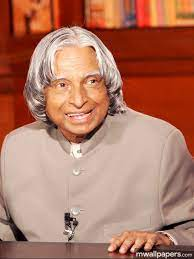
#> input picture Face-Motion-Detection/assets/face_img3_apj.jpg, 194 x 259 px, given in place of park.jpg, which was not available
$ python transformations.py
#> lines starting #> are read from the running program, lines starting #| are printed output that depends on the picture; pictures that were not available may be replaced by others from this repository, and a replacement may not be noted
""" Operations like translation, rotation, resize, rescale,
    changing resolutions, flip, crop """

# importing the libraries
import cv2 as cv
import numpy as np


# read the image
image = cv.imread('./assets/park.jpg')
#> image is the input picture: shape (259, 194, 3); mean B, G, R 101.1, 120.9, 177.3
# show the original image
cv.imshow('original', image)


""" TRANSLATION """
def translate(image, x, y):
    """
    translates the image on the (x,y) coordinate
    image: 2D image
    x: x coordinate
    y: y coordinate
    """
#> called with x = -100, y = -100
    # form a matrix using numpy with given x,y
    transMatrix = np.float32([[1, 0, x], [0, 1, y]])

    # get the dimensions
    dimensions = (image.shape[1], image.shape[0])
#> dimensions = (194, 259)

    # form the translated image from the dimensions and matrix
    return cv.warpAffine(image, transMatrix, dimensions)
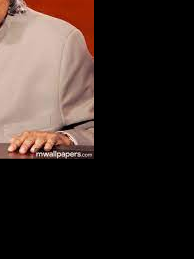
#> returned value: shape (259, 194, 3); mean of channels 0, 1, 2 36.3, 40.6, 52.8; drawn as B, G, R

""" -x --> Left, -y --> Up, x --> Right, y --> Down """
translated_image = translate(image, -100, -100)
cv.imshow("translated", translated_image)


""" ROTATION """
def rotate(image, angle, point=None):
    """
    rotate the given image to an angle from the rotational point
    image: given image
    angle: rotational angle
    point: rotational point
    """
#> called with angle = 120
    # get dimensions
    (height, width) = image.shape[:2]
#> height = 259; width = 194

    # if point not given get the centre point
    if point is None:
        point = (width//2, height//2)
#> point = (97, 129)

    # form the rotational matrix
    rotationalMatrix = cv.getRotationMatrix2D(point, angle, 1.0)
    dimensions = (width, height)
#> dimensions = (194, 259)

    # return the rotation on the image using the matrix and dimensions
    return cv.warpAffine(image, rotationalMatrix, dimensions)
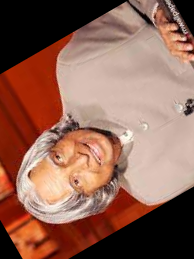
#> returned value: shape (259, 194, 3); mean of channels 0, 1, 2 84.9, 100.1, 143.8; drawn as B, G, R

""" +theta --> anticlockwise, -theta --> clockwise """
rotated = rotate(image, 120)
rotated_again = rotate(rotated, -120)
#> call 2 of rotate, with angle = -120
#> in rotate (call 2), `return cv.warpAffine(image, rotationalMatrix, dimensions)`:
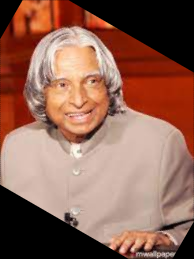
#> returned value: shape (259, 194, 3); mean of channels 0, 1, 2 84.8, 100, 143.7; drawn as B, G, R
cv.imshow('rotate', rotated)
cv.imshow('rotate_rotate', rotated_again)


""" RESIZING """
# Resizing the image to 500, 500 pixel size, The orientation will be cubic
resized = cv.resize(image, (500, 500), interpolation = cv.INTER_CUBIC)
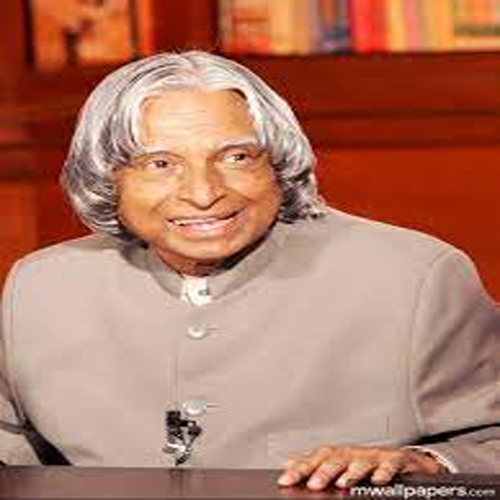
#> resized: shape (500, 500, 3); mean B, G, R 101.1, 120.9, 177.2
cv.imshow('Resized', resized)


""" RESCALING """
def rescale(frame, scale_factor=0.5):
    """
    applied to Image, video and live video. changes the image scale
    frame: image or video frame
    scale_factor: amount of rescale
    """
#> called with scale_factor = 0.75
    # get width and height from shape
    height = int(frame.shape[0] * scale_factor)
#> height = 194
    width = int(frame.shape[1] * scale_factor)
#> width = 145

    # set dimensions
    dimensions = (width, height)
#> dimensions = (145, 194)

    return cv.resize(frame, dimensions, interpolation = cv.INTER_AREA)
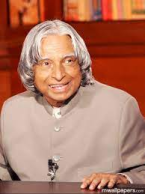
#> returned value: shape (194, 145, 3); mean of channels 0, 1, 2 101.1, 120.9, 177.3; drawn as B, G, R

cv.imshow('Downscaled image', rescale(image, scale_factor=0.75))
cv.imshow('Upscaled image', rescale(image, scale_factor=1.5))
#> call 2 of rescale, with scale_factor = 1.5
#> in rescale (call 2), `return cv.resize(frame, dimensions, interpolation = cv.INTER_AREA)`:
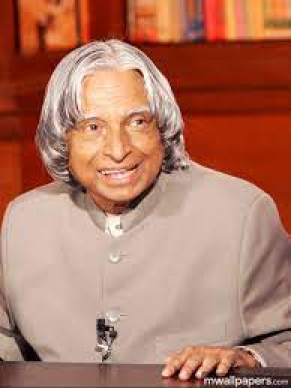
#> returned value: shape (388, 291, 3); mean of channels 0, 1, 2 101, 120.8, 177.2; drawn as B, G, R


""" RESOLUTION """
def change_resolution(width, height):
    """
    changes the width and height of the capture in real time
    width: width of the capture
    height: height of the capture
    """
#> called with width = 640, height = 480
    # get camera image and capture
    capture = cv.VideoCapture(0)
    capture.set(3, width)
    capture.set(4, height)

    while True:
        # read the video frame by frame
        istrue, frame = capture.read()

        if istrue:
            # display it
            cv.imshow('Video', frame)

            # close once z key is pressed
            if cv.waitKey(20) & 0xFF == ord('z'):
#> (key Esc is pressed here)
                break

        # when waitKey is passed frame stops
        else:
            break

    capture.release()
    cv.destroyAllWindows()

change_resolution(640, 480)
# change_resolution(1280, 720)
# change_resolution(1920, 1080)


""" FLIPPING """
""" 0 --> around the y-axis, 1 --> around x-axis, -1 --> around both axes """
flipped = cv.flip(image, 1)
cv.imshow('Flipped', flipped)


""" CROPPING """
cropped = image[10:100, 20:200]
cv.imshow('Cropped', cropped)


# wait infinitely
cv.waitKey(10)
